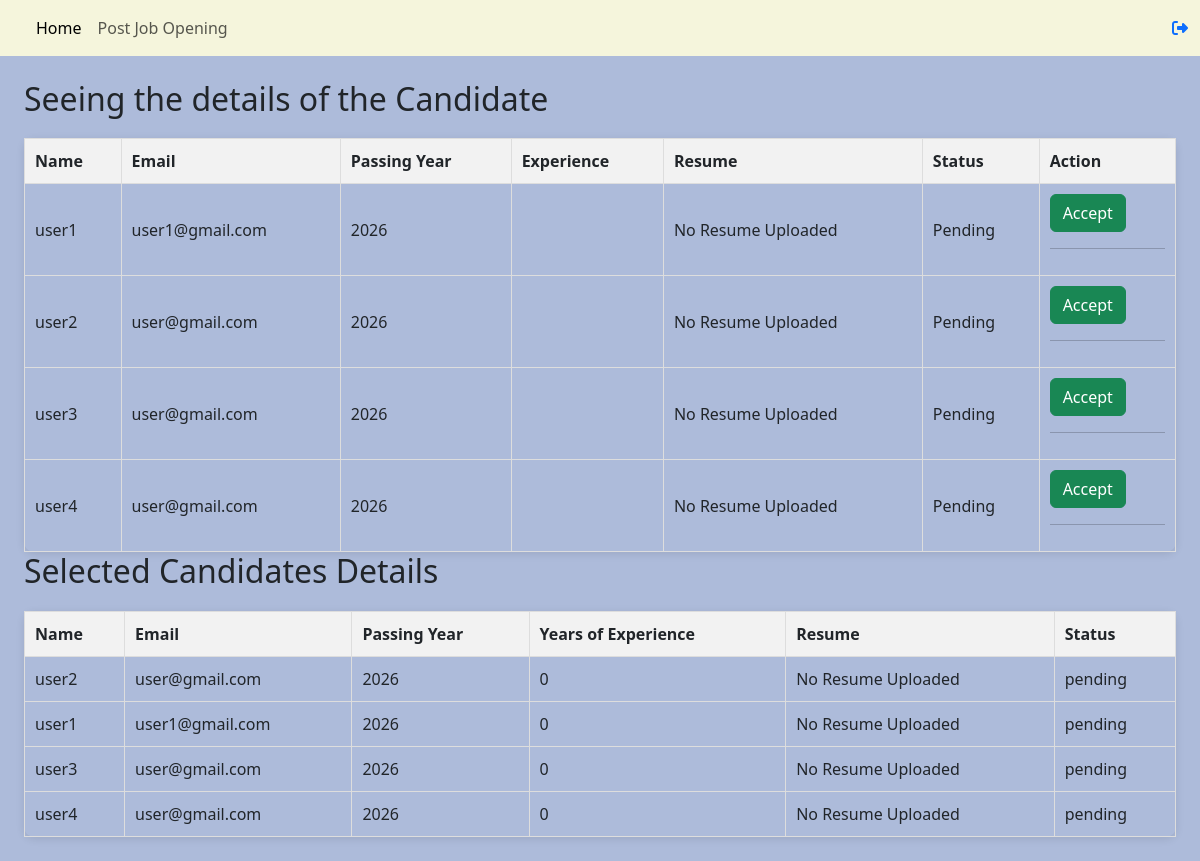
Screenshot of /candidate-details/2/ (signed in) with the database file from the repository.
### hr/models.py (models this page shows)
class candidateApplication(models.Model):
    user = models.ForeignKey(to=User, on_delete=models.CASCADE)
    job = models.ForeignKey(to=JobPost, on_delete=models.CASCADE)
    class Meta:
        unique_together = ('user', 'job')
    passingYear = models.IntegerField()
    experience = models.IntegerField()
    resume = models.FileField(upload_to="resume/", null=True,blank=True)
    status = models.CharField(choices = STATUS_CHOICE, max_length = 20, default = "pending")

class selectedCandidate(models.Model):
    job = models.ForeignKey(JobPost, on_delete=models.CASCADE)
    candidate = models.ForeignKey(candidateApplication, on_delete=models.CASCADE)  # Allows multiple selections

### hr/views.py (the view)
# urls.py: path('candidate-details/<int:id>/', views.candidate_view, name = "candidate_details"),
@login_required
def candidate_view(request, id):
    if JobPost.objects.filter(id = id).exists():
        job = JobPost.objects.get(id = id)
        applications = candidateApplication.objects.filter(job = job)
        selected_applications = selectedCandidate.objects.filter(job = job)
        return render(request, 'hr/candidate.html', {'applications': applications, 'selected_applications': selected_applications, 'jobpost': job})
    return render(request, 'hrHome')

### hr/templates/hr/candidate.html (shortened to what this page needs)
{% extends 'hr/hrbase.html' %}
{% block content %}
{% include 'hr/navbar.html' %}
  <div class="container-fluid mainbg p-4">
    <h2>Seeing the details of the Candidate</h2>
    {% if applications %}
      <table class="candidates-table">
        <thead>
          <tr>
            <th>Name</th>
            <th>Email</th>
            <th>Passing Year</th>
            <th>Experience</th>
            <th>Resume</th>
            <th>Status</th>
            <th>Action</th>
          </tr>
        </thead>
        <tbody>
          {% for application in applications %}
          <tr>
            <td>{{application.user.username}}</td>
            <td>{{application.user.email}}</td>
            <td>{{application.passingYear}}</td>
            <td>{{application.yearOfExperience}}</td>
            <td>
              {% if application.resume %}
                  <a href="{{ application.resume.url }}" class="resume-download">Download Resume</a>
              {% else %}
                  No Resume Uploaded
              {% endif %}
            </td>
            <td>Pending</td>
            <td>
                <form action="{% url 'selectCandidate' %}" method="post">
                    <button class="btn btn-success" type="submit">Accept</button>
                </form>
                <hr>
            </td>
          </tr>
          {%endfor%}
        </tbody>
      </table class="candidates-table">
    {%else%}
        <p>No Applications </p>
    {%endif%}
    <h2>Selected Candidates Details</h2>
    {% if applications %}
    <table class="candidates-table">
      <thead>
        <tr>
          <th>Name</th>
          <th>Email</th>
          <th>Passing Year</th>
          <th>Years of Experience</th>
          <th>Resume</th>
          <th>Status</th>
        </tr>
      </thead>
      <tbody>
          {% for application in selected_applications %}
          <tr>
            <td>{{application.candidate.user.username}}</td>
            <td>{{application.candidate.user.email}}</td>
            <td>{{application.candidate.passingYear}}</td>
            <td>{{application.candidate.experience}}</td>
            <td>
              {% if application.resume %}
                  <a href="{{ application.resume.url }}" class="resume-download">Download Resume</a>
              {% else %}
                  No Resume Uploaded
              {% endif %}
            </td>
            <td>{{application.candidate.status}}</td>
          </tr>
          {% endfor %}
      </tbody>
  </table>
    {% else %}
        <h2>No Application received</h2>
    {% endif %}
  </div>
{% endblock content %}

### hr/templates/hr/hrbase.html (style rules this page uses)
.mainbg { background-color: #ADBBDA; padding: 26px; background-size: cover; min-height: 100vh; }
.candidates-table { width: 100%; border-collapse: collapse; margin-top: 20px; }
.candidates-table th, .candidates-table td { border: 1px solid #ddd; padding: 10px; text-align: left; }
.candidates-table th { background-color: #f2f2f2; }
.candidates-table { box-shadow: 0px 2px 8px rgba(0, 0, 0, 0.1); border-radius: 10px; }
.candidates-table th, .candidates-table td { transition: background-color 0.3s, color 0.3s; }

### rows the page displays
candidateApplication: user.username "user1", user.email "user1@gmail.com", passingYear "2026", resume "No Resume Uploaded"
candidateApplication: user.username "user2", user.email "user@gmail.com", passingYear "2026", resume "No Resume Uploaded"
candidateApplication: user.username "user3", user.email "user@gmail.com", passingYear "2026", resume "No Resume Uploaded"
candidateApplication: user.username "user4", user.email "user@gmail.com", passingYear "2026", resume "No Resume Uploaded"
selectedCandidate: candidate.user.username "user2", candidate.user.email "user@gmail.com", candidate.passingYear "2026", candidate.experience "0", candidate.status "pending"
selectedCandidate: candidate.user.username "user1", candidate.user.email "user1@gmail.com", candidate.passingYear "2026", candidate.experience "0", candidate.status "pending"
selectedCandidate: candidate.user.username "user3", candidate.user.email "user@gmail.com", candidate.passingYear "2026", candidate.experience "0", candidate.status "pending"
selectedCandidate: candidate.user.username "user4", candidate.user.email "user@gmail.com", candidate.passingYear "2026", candidate.experience "0", candidate.status "pending"
